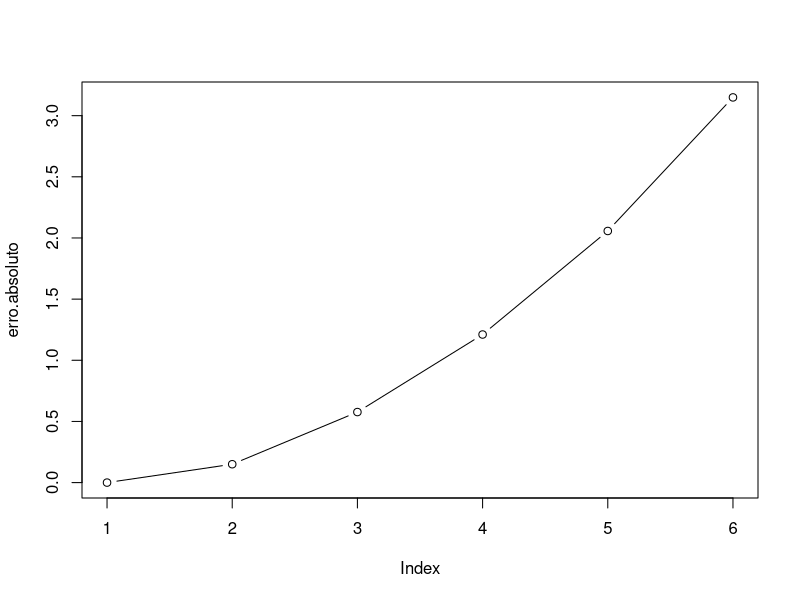

This chart was generated by the following R code:


x<-seq(1,3,0.4)
F<-function(x,y) (1+(y/x)+(y/x)^2)
y=0
aprox.<-seq(0,0,0)
for(i in 1:5) {y=y+0.4*F(x[i],y); aprox.[i+1]<-y} 
f<-function(x) (tan(log(x, base=exp(1)))/x)
exata<-seq(0,0,0)
for(i in 1:6) {t=f(x[i]); exata[i]<-t}
erro.absoluto<-seq(0,0,0)
for(i in 1:6) {s=aprox.[i]-exata[i]; erro.absoluto[i]<-s}
comparacao<-cbind(x,aprox.,exata,erro.absoluto)
comparacao
mean(erro.absoluto)
plot(erro.absoluto, type = "b")
